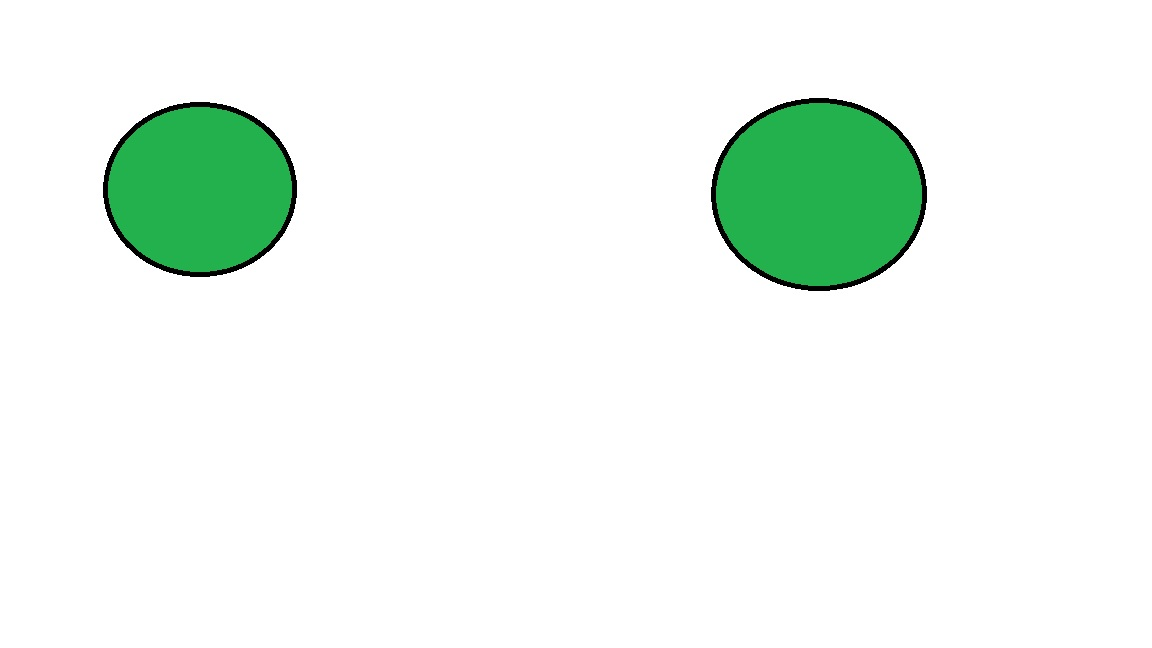
#> input picture src/prueba1.jpg, 1152 x 648 px
$ python -i image_processor.py   (imports and definitions only)
#> lines starting #> are read from the running program, lines starting #| are printed output that depends on the picture; after the words box and inside, x2 and y2 are one past the last pixel; in counts of white or black regions, pixels touching at a corner belong together
#> in procesar_imagen_completa, imagen is the input picture: shape (648, 1152, 3); mean B, G, R 240.3, 247.4, 237.3
### src/utils.py
import numpy as np

def ordenar_puntos(puntos):
    """Ordena los puntos de un contorno para perspectiva."""
    n_puntos = np.concatenate([puntos[0], puntos[1], puntos[2], puntos[3]]).tolist()
    y_order = sorted(n_puntos, key=lambda n_puntos: n_puntos[1])
    x1_order = y_order[:2]
    x1_order = sorted(x1_order, key=lambda x1_order: x1_order[0])
    x2_order = y_order[2:4]
    x2_order = sorted(x2_order, key=lambda x2_order: x2_order[0])
    return [x1_order[0], x1_order[1], x2_order[0], x2_order[1]]

### src/image_processor.py
import cv2
import numpy as np
from PIL import Image
from utils import ordenar_puntos

class ImageProcessor:
    """Clase para el procesamiento de imágenes."""

    def roi(self, image, ancho_max=3840, alto_max=2160):
        """Extrae la región de interés de la imagen."""
#> called with ancho_max = 3840, alto_max = 2160
        imagen_alineada = None
        gray = cv2.cvtColor(image, cv2.COLOR_BGR2GRAY)
        _, th = cv2.threshold(gray, 150, 255, cv2.THRESH_BINARY)
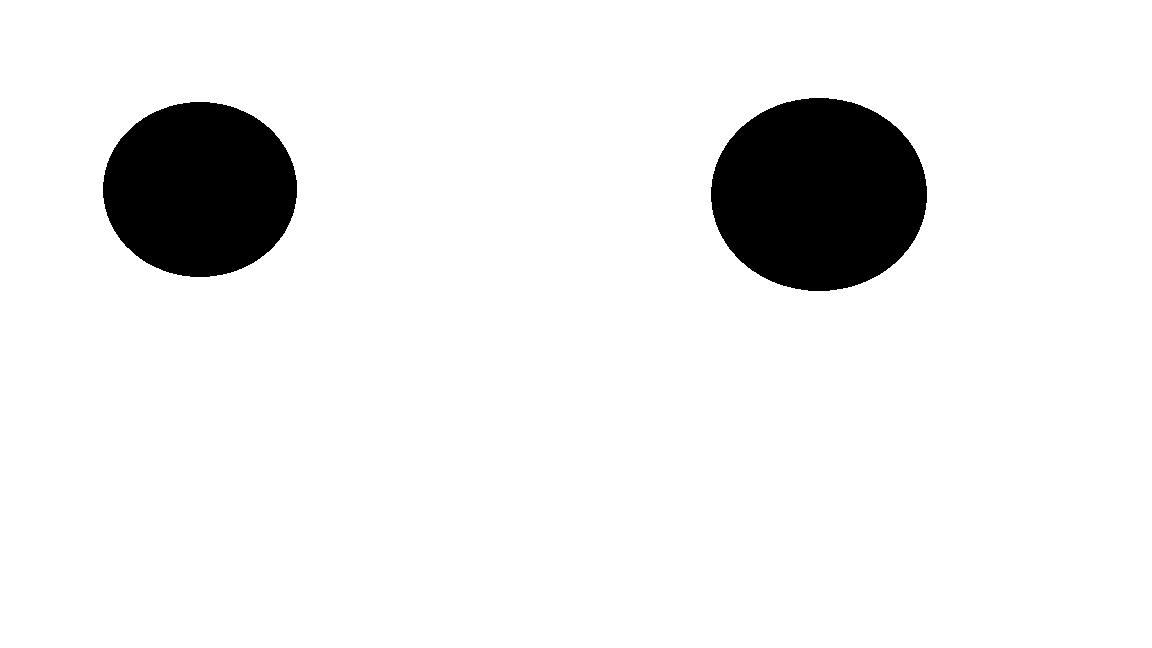
#> th: shape (648, 1152); 92% white; 2 black regions, box (x1, y1, x2, y2) and area: (711, 98, 927, 291) 32727, (103, 102, 297, 277) 26649
        cnts = cv2.findContours(th, cv2.RETR_EXTERNAL, cv2.CHAIN_APPROX_SIMPLE)[0]
#> cnts = [[[0, 0], [0, 647], [1151, 647], [1151, 0]]]
        cnts = sorted(cnts, key=cv2.contourArea, reverse=True)[:1]

        for c in cnts:
            epsilon = 0.01 * cv2.arcLength(c, True)
            approx = cv2.approxPolyDP(c, epsilon, True)
            if len(approx) == 4:
                puntos = ordenar_puntos(approx)
                pts1 = np.float32(puntos)

                # Calcular el ancho y alto manteniendo la relación de aspecto
                rect = cv2.minAreaRect(c)
                ancho_original = int(rect[1][0])
                alto_original = int(rect[1][1])

                # Mantener la relación de aspecto
                ratio = min(ancho_max/ancho_original, alto_max/alto_original)
                ancho_nuevo = int(ancho_original * ratio)
                alto_nuevo = int(alto_original * ratio)

                pts2 = np.float32([[0, 0], [ancho_nuevo, 0], [0, alto_nuevo], [ancho_nuevo, alto_nuevo]])
                M = cv2.getPerspectiveTransform(pts1, pts2)
                imagen_alineada = cv2.warpPerspective(image, M, (ancho_nuevo, alto_nuevo))
#> this loop made 1 pass
#> (epsilon, n_puntos in ordenar_puntos, pts1, rect, ancho_original, alto_original, ratio, ancho_nuevo) on pass 1: (35.96, [[0, 0], [0, 647], [1151, 647], [1151, 0]], [[0, 0], [1151, 0], [0, 647], [1151, 647]], ((575.5, 323.5), (647, 1151), -90), 646, 1150, 1.88, 1213)
        return imagen_alineada

    def detectar_bordes(self, imagen):
        """Detecta bordes en la imagen usando procesamiento de NumPy."""
        # Convertir la imagen recortada a array de NumPy
        img_array = np.array(Image.fromarray(cv2.cvtColor(imagen, cv2.COLOR_BGR2RGB)))

        # Crear una copia para el procesamiento de bordes
        output_array = img_array.copy()

        # Calcular la luminosidad promedio
        luminosity = np.mean(img_array, axis=2)

        # Calcular diferencias manteniendo dimensiones consistentes
        diff_x = np.zeros_like(luminosity)
        diff_y = np.zeros_like(luminosity)
        diff_x[:, :-1] = np.abs(luminosity[:, :-1] - luminosity[:, 1:])
        diff_y[:-1, :] = np.abs(luminosity[:-1, :] - luminosity[1:, :])

        # Crear máscara de bordes
        threshold = 10
        edge_mask = (diff_x + diff_y) < threshold
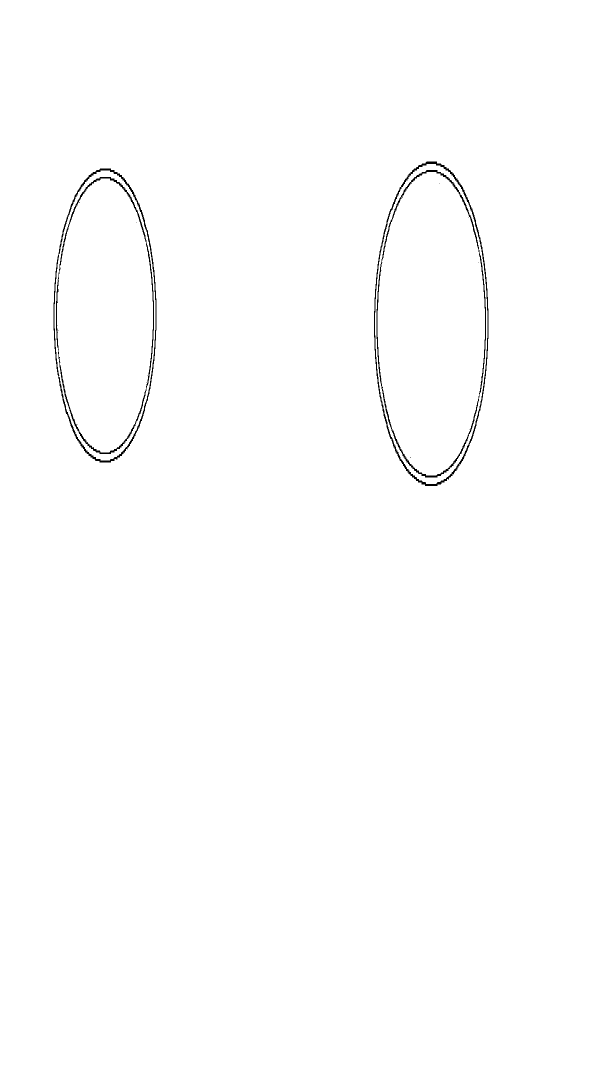
#> edge_mask: shape (2160, 1213) bool (shown at 1/2 size); 99.4% white; black in thin lines or dots, all inside (x1, y1, x2, y2) = (107, 323, 977, 972)

        # Aplicar máscara
        output_array[edge_mask] = 0
        output_array[~edge_mask] = np.clip(luminosity[~edge_mask].astype(int) - 1, 0, 255)[:, None]
#> output_array: shape (2160, 1213, 3); min 0, max 254, mean 0.5

        # Convertir array procesado a imagen PIL
        pil_image = Image.fromarray(output_array.astype('uint8'))

        # Liberar memoria
        del img_array
        del output_array
        del luminosity
        del diff_x
        del diff_y

        return pil_image

    def calcular_mediciones(self, imagen_bordes, imagen_original):
        """Calcula mediciones basadas en contornos detectados."""
        # Convertir PIL a OpenCV para trabajar con contornos
        imagen_bordes_cv = cv2.cvtColor(np.array(imagen_bordes), cv2.COLOR_RGB2BGR)
        imagen_bordes_gray = cv2.cvtColor(imagen_bordes_cv, cv2.COLOR_BGR2GRAY)
        _, thresh = cv2.threshold(imagen_bordes_gray, 127, 255, cv2.THRESH_BINARY)
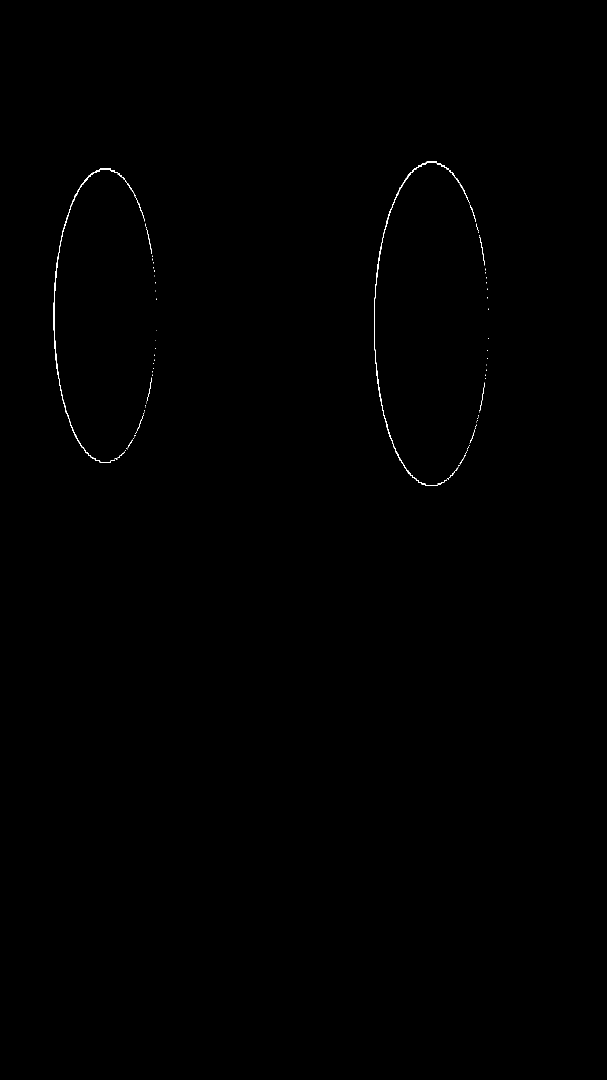
#> thresh: shape (2160, 1213) (shown at 1/2 size); 0.15% white in thin lines or dots, all inside (x1, y1, x2, y2) = (107, 323, 977, 972)
        contornos, _ = cv2.findContours(thresh, cv2.RETR_EXTERNAL, cv2.CHAIN_APPROX_SIMPLE)
#> contornos = 93 contours, 87 with area under 20; largest, box (x1, y1, x2, y2) and area: (107, 337, 235, 925) 644, (748, 323, 919, 972) 642, (919, 367, 938, 403) 24, (254, 367, 271, 393) 22, (235, 347, 252, 363) 21, (272, 397, 290, 443) 20

        # Crear imagen en blanco para las mediciones
        imagen_mediciones = np.zeros_like(imagen_original)

        metros_por_pixel = 0
        x_ref, y_ref, w_ref, h_ref = 0, 0, 0, 0

        # Encontrar el cuadrado de referencia (asumimos que es el contorno más grande)
        if contornos:
            # Ordenar contornos por área
            contornos = sorted(contornos, key=cv2.contourArea, reverse=True)

            # El primer contorno debería ser el cuadrado de referencia
            cnt_referencia = contornos[0]
#> cnt_referencia = contour of 548 points, box (x1, y1, x2, y2) (107, 337, 235, 925), area 644
            x_ref, y_ref, w_ref, h_ref = cv2.boundingRect(cnt_referencia)
#> x_ref = 107; y_ref = 337; w_ref = 128; h_ref = 588

            # Calcular la relación metros/píxeles usando el cuadrado de 1.64m
            metros_por_pixel = 1.64 / max(w_ref, h_ref)
#> metros_por_pixel = 0.00279

            # Dibujar y medir cada contorno en la imagen de bordes
            for cnt in contornos:
                self._dibujar_mediciones(imagen_bordes_cv, cnt, metros_por_pixel)
#> this loop made 93 passes
#> (cnt, x in _dibujar_mediciones, y in _dibujar_mediciones, w in _dibujar_mediciones, h in _dibujar_mediciones, ancho_m in _dibujar_mediciones, alto_m in _dibujar_mediciones) on passes 21 to 25: ([[253, 363], [252, 364], [252, 365], [253, 365]], 252, 363, 2, 3, 0.00558, 0.00837), ([[917, 930], [917, 931], [918, 931], [918, 930]], 917, 930, 2, 2, 0.00558, 0.00558), ([[250, 900], [250, 901], [251, 901], [251, 900]], 250, 900, 2, 2, 0.00558, 0.00558), ([[269, 870], [269, 871], [270, 871], [270, 870]], 269, 870, 2, 2, 0.00558, 0.00558), ([[916, 933], [915, 934], [916, 934]], 915, 933, 2, 2, 0.00558, 0.00558)
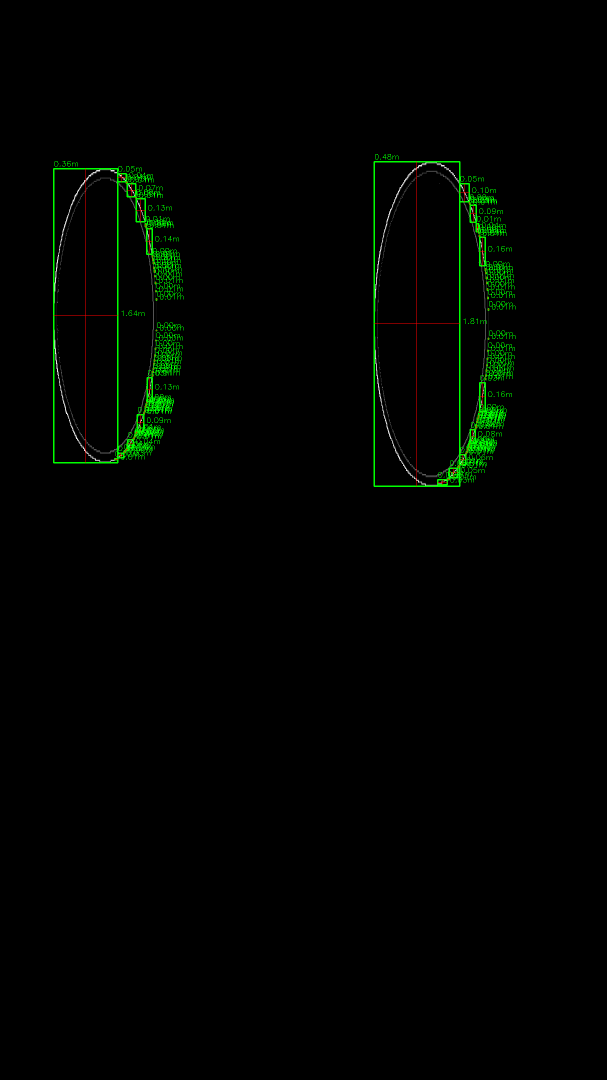
#> imagen_bordes_cv: shape (2160, 1213, 3) (shown at 1/2 size); mean R, G, B 0.7, 3.4, 0.4

            # Marcar el cuadrado de referencia
            font = cv2.FONT_HERSHEY_SIMPLEX
            cv2.rectangle(imagen_bordes_cv, (x_ref, y_ref), (x_ref + w_ref, y_ref + h_ref), (0, 0, 255), 2)
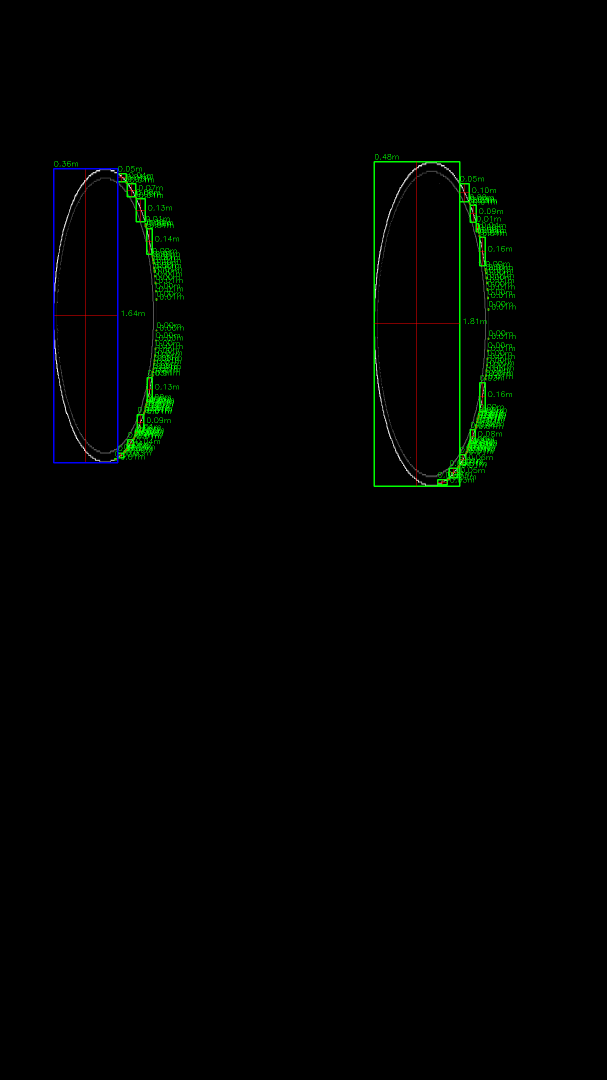
#> imagen_bordes_cv: shape (2160, 1213, 3) (shown at 1/2 size); 0.16% of pixels changed, all inside (x1, y1, x2, y2) = (106, 336, 237, 927)
            cv2.putText(imagen_bordes_cv, 'Referencia (1.64m)', (x_ref, y_ref-10), font, 0.5, (0, 0, 255), 1)
#> imagen_bordes_cv: shape (2160, 1213, 3); 0.01% of pixels changed, all inside (x1, y1, x2, y2) = (109, 315, 260, 332)

            # Dibujar mediciones en imagen en blanco
            font = cv2.FONT_HERSHEY_SIMPLEX
            for cnt in contornos:
                self._dibujar_mediciones(imagen_mediciones, cnt, metros_por_pixel, color=(255, 255, 255))
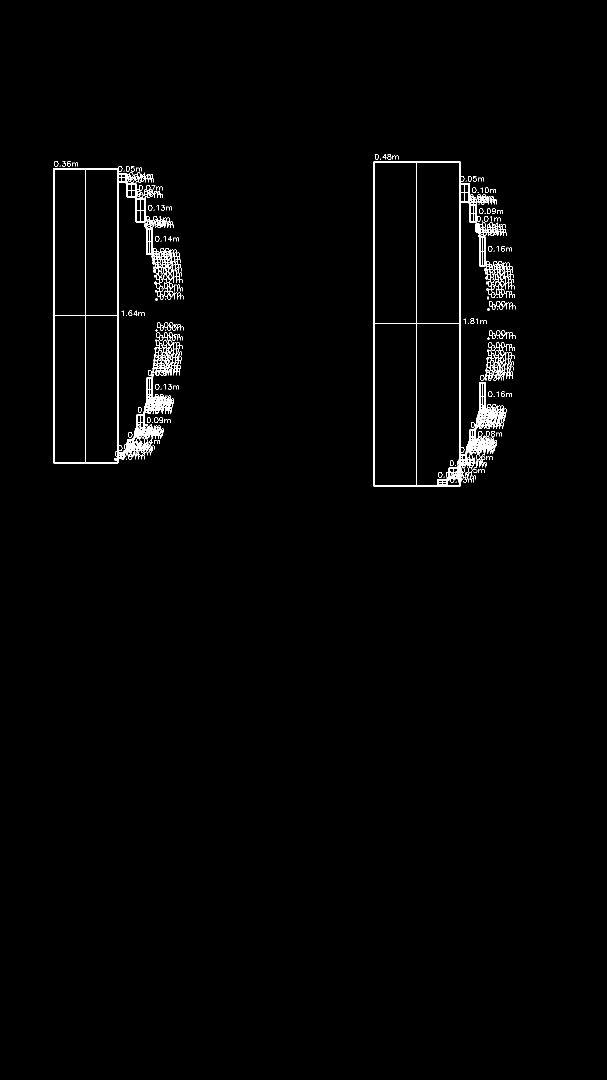
#> imagen_mediciones: shape (2160, 1213, 3) (shown at 1/2 size); 1.3% white; 127 white regions (47 under 20 px), largest, box (x1, y1, x2, y2) and area: (106, 332, 366, 927) 13194, (747, 322, 1013, 974) 11359, (321, 496, 367, 599) 1214

            # Marcar referencia en imagen de mediciones
            cv2.rectangle(imagen_mediciones, (x_ref, y_ref), (x_ref + w_ref, y_ref + h_ref), (255, 255, 255), 2)
            cv2.putText(imagen_mediciones, 'Referencia (1.64m)', (x_ref, y_ref-10), font, 0.5, (255, 255, 255), 1)

        return imagen_bordes_cv, imagen_mediciones

    def _dibujar_mediciones(self, imagen, contorno, metros_por_pixel, color=(0, 255, 0)):
        """Dibuja las mediciones en la imagen."""
        x, y, w, h = cv2.boundingRect(contorno)

        # Calcular dimensiones en metros
        ancho_m = w * metros_por_pixel
        alto_m = h * metros_por_pixel

        # Dibujar rectángulo
        cv2.rectangle(imagen, (x, y), (x + w, y + h), color, 2)

        # Dibujar líneas de medición
        cv2.line(imagen, (x, y + h//2), (x + w, y + h//2), (255, 0, 0) if color != (255, 255, 255) else color, 1)
        cv2.line(imagen, (x + w//2, y), (x + w//2, y + h), (255, 0, 0) if color != (255, 255, 255) else color, 1)

        # Mostrar medidas
        font = cv2.FONT_HERSHEY_SIMPLEX
        cv2.putText(imagen, f'{ancho_m:.2f}m', (x, y-5), font, 0.5, color, 1)
        cv2.putText(imagen, f'{alto_m:.2f}m', (x+w+5, y+h//2), font, 0.5, color, 1)

    def redimensionar_imagen(self, imagen):
        """Redimensiona la imagen para procesamiento manteniendo la relación de aspecto."""
        # No redimensionar la imagen, mantener tamaño original
        return imagen

    def procesar_imagen_completa(self, ruta_imagen):
        """Procesa la imagen completa y devuelve los resultados."""
        # Leer imagen con OpenCV
        imagen = cv2.imread(ruta_imagen)
        if imagen is None:
            raise ValueError("No se pudo leer la imagen")

        # Redimensionar para procesamiento
        imagen = self.redimensionar_imagen(imagen)

        # Extraer región de interés
        imagen_A4 = self.roi(imagen)
        if imagen_A4 is None:
            imagen_A4 = imagen.copy()

        # Detectar bordes
        pil_image = self.detectar_bordes(imagen_A4)

        # Calcular mediciones
        imagen_bordes, imagen_mediciones = self.calcular_mediciones(pil_image, imagen_A4)

        return {
            'imagen_A4': imagen_A4,
            'imagen_bordes': pil_image,
            'imagen_mediciones': imagen_mediciones
        }

>>> result = ImageProcessor().procesar_imagen_completa('prueba1.jpg')

$ run again, on src/prueba2.png
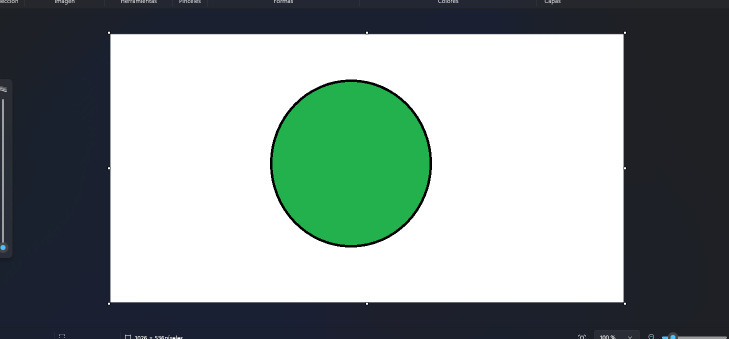
#> input picture src/prueba2.png, 1458 x 677 px (shown at 1/2 size)
#> in procesar_imagen_completa, imagen is the input picture: shape (677, 1458, 3); mean B, G, R 145.9, 149.5, 136
#> in roi, `_, th = cv2.threshold(gray, 150, 255, cv2.THRESH_BINARY)`:
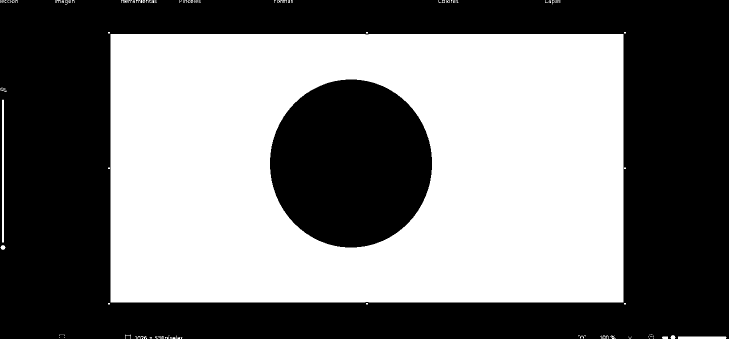
#> th: shape (677, 1458) (shown at 1/2 size); 47.5% white; 106 white regions (87 under 20 px)
#> in roi, `cnts = cv2.findContours(th, cv2.RETR_EXTERNAL, cv2.CHAIN_APPROX_SIMPLE..`: cnts = 106 contours, 96 with area under 20; largest, box (x1, y1, x2, y2) and area: (221, 68, 1247, 605) 549388, (4, 199, 8, 485) 854, (1356, 673, 1453, 677) 287, (1, 490, 11, 500) 55, (1341, 670, 1351, 677) 40
#> in roi, `cnts = sorted(cnts, key=cv2.contourArea, reverse=True)[:1]`: cnts = 1 contour; box (x1, y1, x2, y2) and area: (221, 68, 1247, 605) 549388
#> the loop in roi, `for c in cnts:` made 1 pass
#> (epsilon, n_puntos in ordenar_puntos, pts1, rect, ancho_original, alto_original, ratio, ancho_nuevo) on pass 1: (31.24, [[221, 68], [221, 604], [1246, 604], [1246, 68]], [[221, 68], [1246, 68], [221, 604], [1246, 604]], ((733.5, 336), (536, 1025), -90), 536, 1025, 2.11, 1129)
#> edge_mask: shape (2160, 1129) bool; 99% white; 4 black regions, box (x1, y1, x2, y2) and area: (350, 362, 709, 1721) 8382, (355, 383, 703, 1701) 7262, (0, 0, 1129, 4) 4516, (0, 2156, 1129, 2160) 3391
#> thresh: shape (2160, 1129); 0.5% white; 78 white regions (48 under 20 px)
#> contornos = 78 contours, 73 with area under 20; largest, box (x1, y1, x2, y2) and area: (0, 0, 1129, 4) 3371, (0, 2156, 1129, 2160) 2259, (350, 362, 543, 1721) 1251, (543, 366, 575, 386) 56, (629, 479, 650, 539) 27
#> cnt_referencia = contour of 10 points, box (x1, y1, x2, y2) (0, 0, 1129, 4), area 3371
#> x_ref = 0; w_ref = 1129; h_ref = 4
#> metros_por_pixel = 0.00145
#> the loop in calcular_mediciones, `for cnt in contornos:` made 78 passes
#> (x in _dibujar_mediciones, y in _dibujar_mediciones, w in _dibujar_mediciones, h in _dibujar_mediciones, ancho_m in _dibujar_mediciones, alto_m in _dibujar_mediciones) on passes 1 to 8: (0, 0, 1129, 4, 1.64, 0.00581), (0, 2156, 1129, 4, 1.64, 0.00581), (350, 362, 193, 1359, 0.28, 1.97), (543, 366, 32, 20, 0.0465, 0.0291), (629, 479, 21, 60, 0.0305, 0.0872), (607, 431, 12, 23, 0.0174, 0.0334), (619, 455, 10, 23, 0.0145, 0.0334), (597, 415, 10, 15, 0.0145, 0.0218)
#> after the loop in calcular_mediciones, `for cnt in contornos:`:
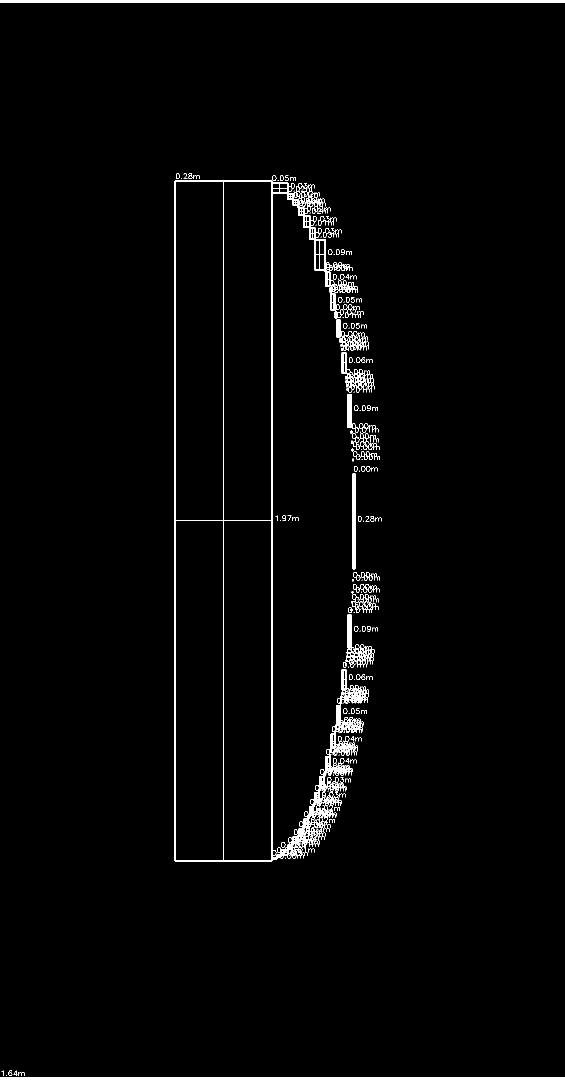
#> imagen_mediciones: shape (2160, 1129, 3) (shown at 1/2 size); 1.9% white; 149 white regions (47 under 20 px), largest, box (x1, y1, x2, y2) and area: (349, 361, 727, 1723) 21862, (0, 0, 1129, 6) 6774, (0, 2155, 1129, 2160) 5645
